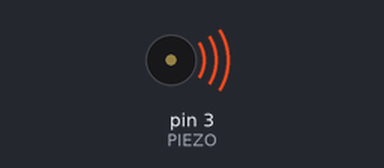
A sketch run on a simulated Arduino Uno, built with avr-gcc and run on an emulated ATmega328P. On the bench: buzzer (waves = sounding, pin HIGH).

Above: at 0.5 s.
Timing chart, 0 to 4.6 s (numbered marks = the images above):
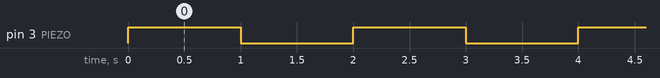

The sketch:

PIEZO_SONIDO.ino
```cpp
/*FECHA: 16/04/2020
 *AUTOR: Elías Montenegro3 Ramos
 *DESCRIPCIÓN DE PROGRAMA: Utilizando la salida analogica 3 simulada mediante PWM del Arduno
 *conectamos un Zumbador de 5 vol. y escuchamos algunos pito a intervalos regulares de tiempo.
 */
#define PIEZO 3 // Define PIEZO como 3 Cada vez que el encuentre en el porgrama
                // la palabra PIEZO el lo reemplazara por un 3.
int Del =1000;

void setup()
   {
    pinMode(PIEZO, OUTPUT);
   }

void loop()
   {
    analogWrite(PIEZO, 255);
    delay(Del);
    analogWrite(PIEZO, 0);
    delay(Del);
   }
```

Measured:
- by itself, pin 3 (PIEZO): alternates HIGH for 1.0 s and LOW for 1.0 s
